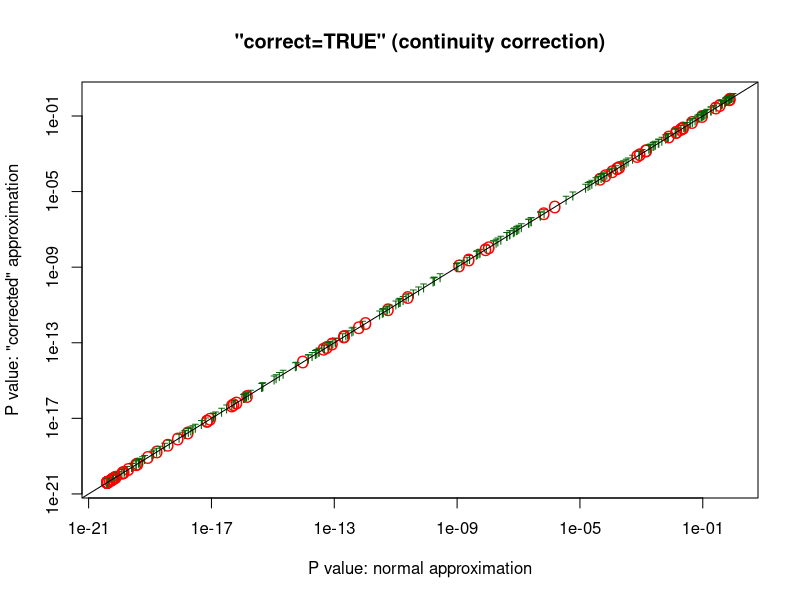
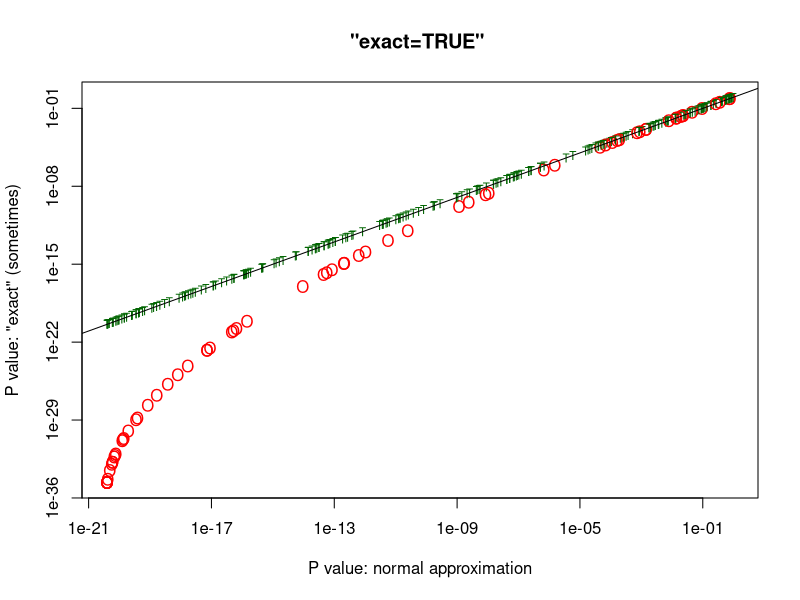
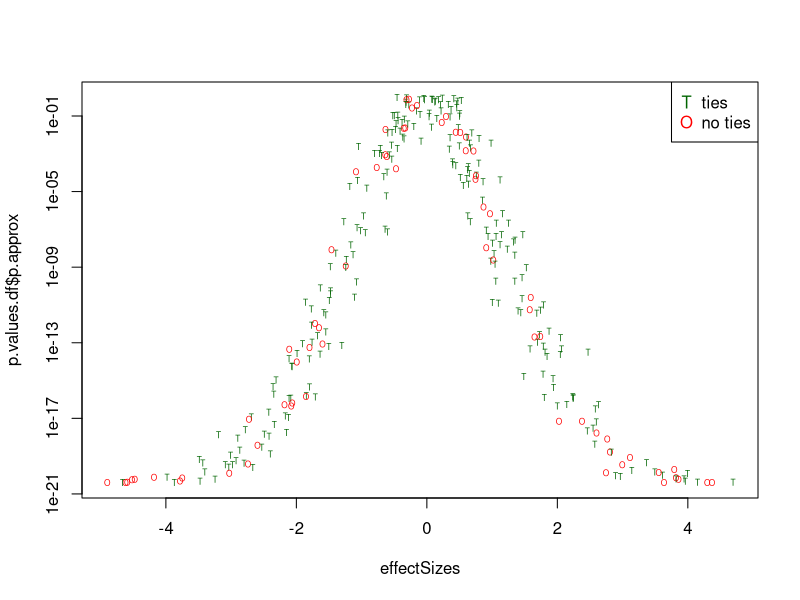
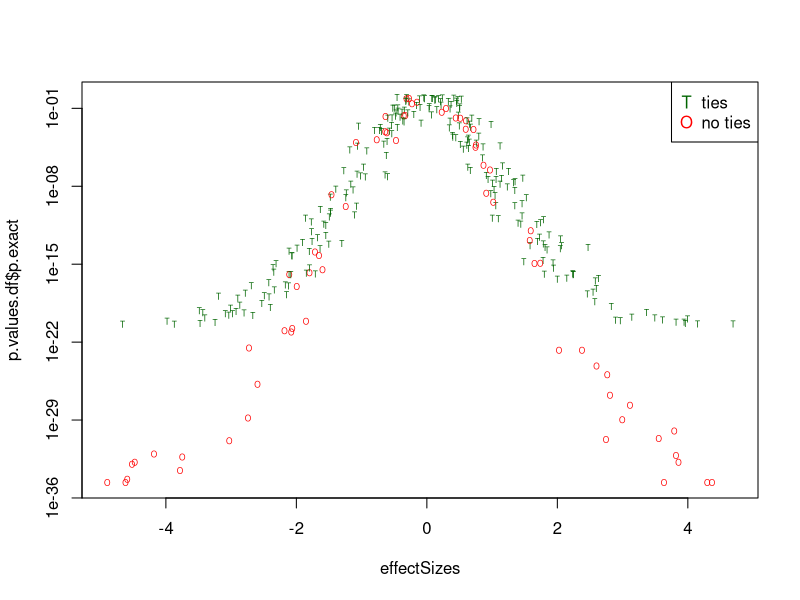

R code for these plots, in order:
## ---- chunk 1
knitr::opts_chunk$set(echo = TRUE)
## ---- chunk 2
sampleSize = 120
nFeatures = 300
## ---- chunk 3
outcomeClass = rbinom(sampleSize, 1, 1/2)
effectSizes = rnorm(nFeatures) * 2
## ---- chunk 4
do.wilcoxes = function(Xrounded) {
  X0 <- Xrounded[outcomeClass==0]
  X1 <- Xrounded[outcomeClass==1]
  data.frame(p.approx = wilcox.test(X0, X1)$p.value,
             p.correct = wilcox.test(X0, X1, correct=T)$p.value,
             p.exact = wilcox.test(X0, X1, exact=T)$p.value,
             anyTied = length(unique(Xrounded)) < sampleSize 
                  # not all unique.
   )
}
#options.saved = options(warn=-1)
p.values.list = lapply(effectSizes, function(effSize){
  X = rnorm(sampleSize) + effSize*outcomeClass
  Xrounded <<- round(X, digits=3)
  do.wilcoxes(Xrounded)
 }
)
#options(options.saved)
## ---- chunk 5
library(plyr)
p.values.df = ldply(p.values.list)
table(p.values.df$anyTied)

## ---- chunk 6
colors = c("red","darkgreen")[p.values.df$anyTied+1]  
cex = c(1,0.7)[p.values.df$anyTied+1]  
pch = c("O", "T")[p.values.df$anyTied+1]  
with(p.values.df, {
    plot(p.approx, p.correct, log="xy", col=colors, pch=pch, cex=cex, 
         xlab="P value: normal approximation", 
         ylab="P value: \"corrected\" approximation")
    abline(a=0,b=1)
    title('"correct=TRUE" (continuity correction)')
  }
)
## ---- chunk 7
with(p.values.df, {
    plot(p.approx,p.exact, log="xy", col=colors, pch=pch, cex=cex,
         xlab="P value: normal approximation", 
         ylab="P value: \"exact\" (sometimes)")
    abline(a=0,b=1)
    title('"exact=TRUE" ')
  }
)
## ---- chunk 8
plot(effectSizes, p.values.df$p.approx, pch = pch, cex=1/2, col = colors, log='y')
legend(x = 'topright', legend=c('ties', 'no ties'), pch=c('T', 'O'), col=c('darkgreen', 'red'))
plot(effectSizes, p.values.df$p.exact, pch = pch, cex=1/2, col = colors, log='y')
legend(x = 'topright', legend=c('ties', 'no ties'), pch=c('T', 'O'), col=c('darkgreen', 'red'))

## ---- chunk 9
effSize = 2

## ---- chunk 10
X = rnorm(sampleSize) + effSize*outcomeClass
X[2] = X[1] + 0.0001   #almost a tie
do.wilcoxes(X)
t(
  sapply(6:0, function(digits) {
    c(digits=digits, do.wilcoxes(round(X, digits=digits)))
    }
    )
)
## ---- chunk 11
Xrounded3 = round(X, digits=3)
do.wilcoxes(Xrounded3)
which(duplicated(Xrounded3))
ties = which(duplicated(Xrounded3))
Xbrokentie = Xrounded3
Xbrokentie[ties] = Xbrokentie[ties] + 1e-7
do.wilcoxes(Xbrokentie)
## ---- chunk 12
system.time(for(i in 1:20)do.wilcoxes(Xrounded3))
system.time(for(i in 1:20)do.wilcoxes(Xbrokentie))
